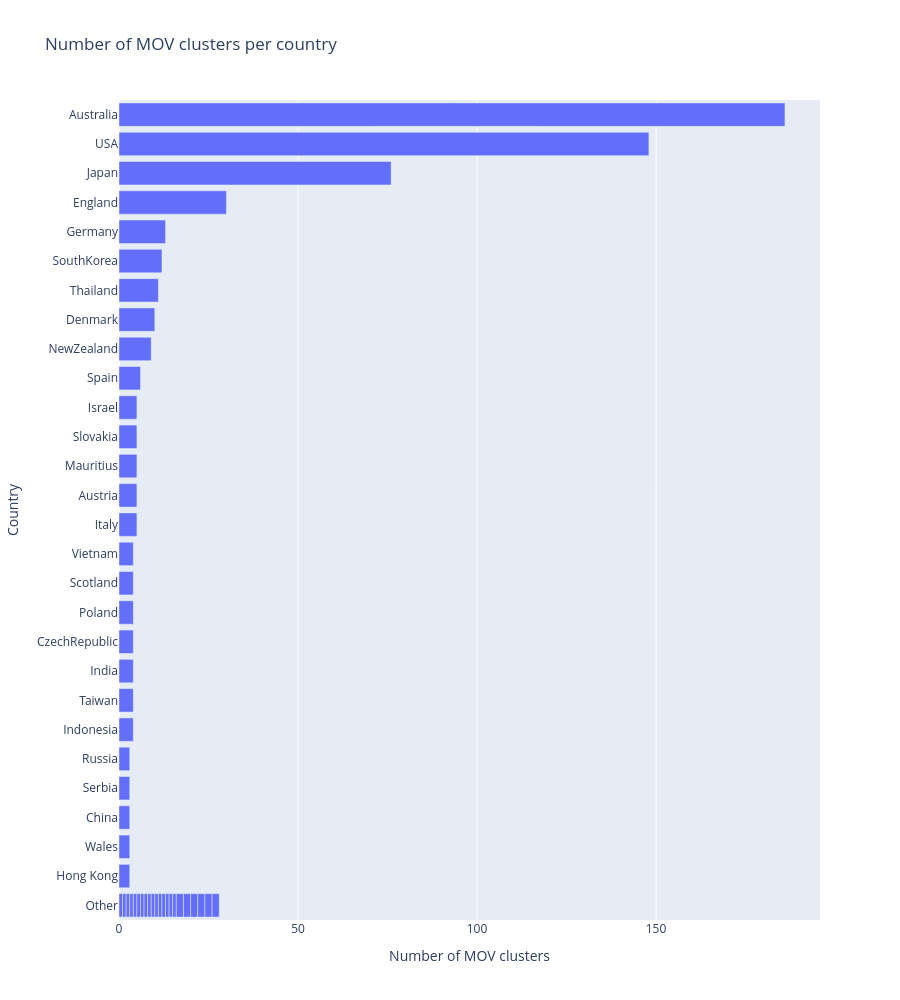

Here is the notebook cell this chart was saved with:
### Code cell
# Plot MOV clusters per country, collapse singletons into "Other"

country_counts = df["country"].str.strip().value_counts().reset_index()
country_counts.columns = ["country", "n_clusters"]

# Excluding singletons from the plot, but keeping them in the dataframe for accurate counts
# country_counts = country_counts[country_counts["n_clusters"] >2]
country_counts.loc[country_counts["n_clusters"] <= 2, "country"] = "Other"
# country_counts = country_counts.groupby("country")["n_clusters"].sum().reset_index()
            
fig = px.bar(
    country_counts.sort_values(by="n_clusters", ascending=True),
    x="n_clusters", y="country",
    orientation="h",
    title="Number of MOV clusters per country"
)
fig.update_layout(xaxis_title="Number of MOV clusters", yaxis_title="Country", height=1000)
fig.show()

### Figure 1 — Plotly figure (JSON) as saved in the notebook; plotly's stock layout.template omitted (floating-point values rounded to 4 significant figures)
{"data": [{"hovertemplate": "n_clusters=%{x}<br>country=%{y}<extra></extra>", "legendgroup": "", "marker": {"color": "#636efa", "pattern": {"shape": ""}}, "name": "", "orientation": "h", "showlegend": false, "textposition": "auto", "type": "bar", "x": [1, 1, 1, 1, 1, 1, 1, 1, 1, 1, 1, 1, 1, 1, 1, 1, 2, 2, 2, 2, 2, 2, 3, 3, 3, 3, 3, 4, 4, 4, 4, 4, 4, 4, 5, 5, 5, 5, 5, 6, 9, 10, 11, 12, 13, 30, 76, 148, 186], "xaxis": "x", "y": ["Other", "Other", "Other", "Other", "Other", "Other", "Other", "Other", "Other", "Other", "Other", "Other", "Other", "Other", "Other", "Other", "Other", "Other", "Other", "Other", "Other", "Other", "Hong Kong", "Wales", "China", "Serbia", "Russia", "Indonesia", "Taiwan", "India", "CzechRepublic", "Poland", "Scotland", "Vietnam", "Italy", "Austria", "Mauritius", "Slovakia", "Israel", "Spain", "NewZealand", "Denmark", "Thailand", "SouthKorea", "Germany", "England", "Japan", "USA", "Australia"], "yaxis": "y"}], "layout": {"barmode": "relative", "height": 1000, "legend": {"tracegroupgap": 0}, "title": {"text": "Number of MOV clusters per country"}, "xaxis": {"anchor": "y", "domain": [0, 1], "title": {"text": "Number of MOV clusters"}}, "yaxis": {"anchor": "x", "domain": [0, 1], "title": {"text": "Country"}}}}
